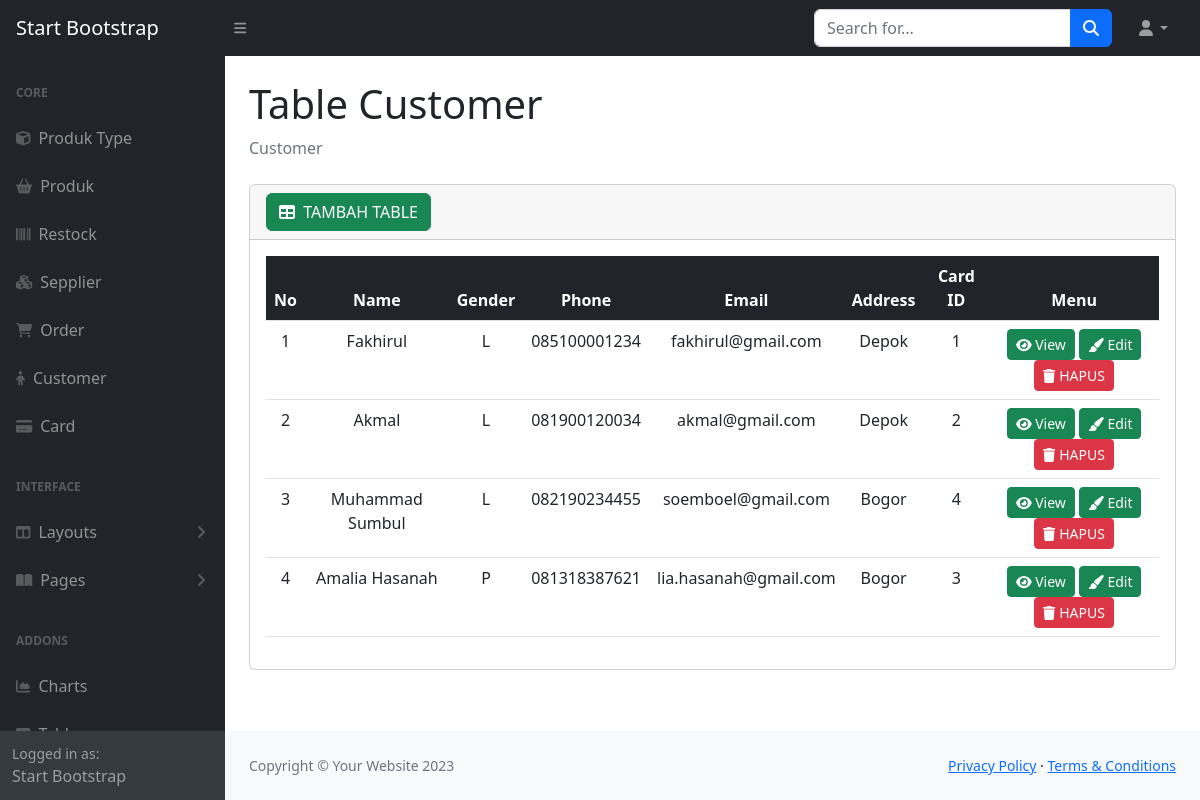
The page /halaman_belakang/customer.php on the database its author committed.
### tables this page shows
CREATE TABLE `customer` (
  `id` int(11) NOT NULL,
  `name` varchar(45) DEFAULT NULL,
  `gender` enum('L','P') DEFAULT NULL,
  `phone` varchar(45) DEFAULT NULL,
  `email` varchar(45) DEFAULT NULL,
  `address` longtext DEFAULT NULL,
  `card_id` int(11) NOT NULL
);

### halaman_belakang/customer.php (the view, shortened to what this page needs)
<?php
include '../databases/koneksi.php';
$query = "SELECT * FROM `customer`";
$sql = mysqli_query($koneksi, $query);
?>
<!DOCTYPE html>
<html lang="en">
<head>
    <link href="https://cdn.jsdelivr.net/npm/simple-datatables@7.1.2/dist/style.min.css" rel="stylesheet" />
    <link href="css/styles.css" rel="stylesheet" />
</head>
<body class="sb-nav-fixed">
    <nav class="sb-topnav navbar navbar-expand navbar-dark bg-dark">
        <a class="navbar-brand ps-3" href="index.html">Start Bootstrap</a>
        <button class="btn btn-link btn-sm order-1 order-lg-0 me-4 me-lg-0" id="sidebarToggle" href="#!"><i class="fas fa-bars"></i></button>
        <form class="d-none d-md-inline-block form-inline ms-auto me-0 me-md-3 my-2 my-md-0">
            <div class="input-group">
                <input class="form-control" type="text" placeholder="Search for..." aria-label="Search for..." aria-describedby="btnNavbarSearch" />
                <button class="btn btn-primary" id="btnNavbarSearch" type="button"><i class="fas fa-search"></i></button>
            </div>
        </form>
        <ul class="navbar-nav ms-auto ms-md-0 me-3 me-lg-4">
            <li class="nav-item dropdown">
                <a class="nav-link dropdown-toggle" id="navbarDropdown" href="#" role="button" data-bs-toggle="dropdown" aria-expanded="false"><i class="fas fa-user fa-fw"></i></a>
            </li>
        </ul>
    </nav>
    <div id="layoutSidenav">
        <div id="layoutSidenav_nav">
            <nav class="sb-sidenav accordion sb-sidenav-dark" id="sidenavAccordion">
                <div class="sb-sidenav-menu">
                    <div class="nav">
                        <div class="sb-sidenav-menu-heading">Core</div>
                        <a class="nav-link" href="produk_type.php">
                            <div class="sb-nav-link-icon"><i class="fa fa-cube" aria-hidden="true"></i></div>
                            Produk Type
                        </a>
                        <a class="nav-link" href="produk_table.php">
                            <div class="sb-nav-link-icon"><i class="fa fa-shopping-basket" aria-hidden="true"></i></div>
                            Produk
                        </a>
                        <a class="nav-link" href="restock.php">
                            <div class="sb-nav-link-icon"><i class="fa fa-barcode" aria-hidden="true"></i></div>
                            Restock
                        </a>
                        <a class="nav-link" href="supplier.php">
                            <div class="sb-nav-link-icon"><i class="fa fa-cubes" aria-hidden="true"></i></div>
                            Sepplier
                        </a>
                        <a class="nav-link" href="order.php">
                            <div class="sb-nav-link-icon"><i class="fa fa-shopping-cart" aria-hidden="true"></i></div>
                            Order
                        </a>
                        <a class="nav-link" href="customer.php">
                            <div class="sb-nav-link-icon"><i class="fa fa-child" aria-hidden="true"></i></div>
                            Customer
                        </a>
                        <a class="nav-link" href="card.php">
                            <div class="sb-nav-link-icon"><i class="fa fa-credit-card-alt" aria-hidden="true"></i></div>
                            Card
                        </a>
                        <div class="sb-sidenav-menu-heading">Interface</div>
                        <a class="nav-link collapsed" href="#" data-bs-toggle="collapse" data-bs-target="#collapseLayouts" aria-expanded="false" aria-controls="collapseLayouts">
                            <div class="sb-nav-link-icon"><i class="fas fa-columns"></i></div>
                            Layouts
                            <div class="sb-sidenav-collapse-arrow"><i class="fas fa-angle-down"></i></div>
                        </a>
                        <a class="nav-link collapsed" href="#" data-bs-toggle="collapse" data-bs-target="#collapsePages" aria-expanded="false" aria-controls="collapsePages">
                            <div class="sb-nav-link-icon"><i class="fas fa-book-open"></i></div>
                            Pages
                            <div class="sb-sidenav-collapse-arrow"><i class="fas fa-angle-down"></i></div>
                        </a>
                        <div class="sb-sidenav-menu-heading">Addons</div>
                        <a class="nav-link" href="charts.html">
                            <div class="sb-nav-link-icon"><i class="fas fa-chart-area"></i></div>
                            Charts
                        </a>
                        <a class="nav-link" href="tables.html">
                            <div class="sb-nav-link-icon"><i class="fas fa-table"></i></div>
                        </a>
                    </div>
                </div>
                <div class="sb-sidenav-footer">
                    <div class="small">Logged in as:</div>
                    Start Bootstrap
                </div>
            </nav>
        </div>
        <div id="layoutSidenav_content">
            <main>
                <div class="container-fluid px-4">
                    <h1 class="mt-4">Table Customer</h1>
                    <ol class="breadcrumb mb-4">
                        <li class="breadcrumb-item active">Customer</li>
                    </ol>
                    <div class="card mb-4">
                        <div class="card-header">
                            <a href="tambah_cus/tambah_cus.php" class="btn btn-success"><i class="fas fa-table me-1"></i>
                                TAMBAH TABLE</a>
                        </div>
                        <div class="card-body">
                            <table class="table table-border table-hover">
                                <thead class="bg-dark text-white text-center">
                                    <tr>
                                        <th>No</th>
                                        <th>Name</th>
                                        <th>Gender</th>
                                        <th>Phone</th>
                                        <th>Email</th>
                                        <th>Address</th>
                                        <th>Card ID</th>
                                        <th>Menu</th>
                                    </tr>
                                </thead>
                                <tbody class="text-center">
                                    <?php
                                    $nomor = 1;
                                    while ($tabel = mysqli_fetch_assoc($sql)) {
                                    ?>
                                        <tr>
                                            <td><?= $nomor ?></td>
                                            <td><?= $tabel['name'] ?></td>
                                            <td><?= $tabel['gender'] ?></td>
                                            <td><?= $tabel['phone'] ?></td>
                                            <td><?= $tabel['email'] ?></td>
                                            <td><?= $tabel['address'] ?></td>
                                            <td><?= $tabel['card_id'] ?></td>
                                            <td>
                                                <a href="tambah_cus/view.php?view=<?= $tabel['id'] ?>"" type=" button" class="btn btn-success btn-sm">
                                                    <i class="fa fa-eye" aria-hidden="true"></i>
                                                    View
                                                </a>
                                                <a href="tambah_cus/tambah_cus.php?edit=<?= $tabel['id'] ?>" type="button" class="btn btn-success btn-sm">
                                                <i class="fa fa-paint-brush" aria-hidden="true"></i>
                                                Edit</a>
                                                <a href="tambah_cus/proses_cus.php?hapus=<?= $tabel['id'] ?>" type="button" class="btn btn-danger btn-sm" onClick="return confirm('apakah anda yakin ingin menghapus data???')">
                                                    <i class="fa fa-trash"></i>
                                                    HAPUS
                                                </a>
                                            </td>
                                        </tr>
                                    <?php
                                        $nomor++;
                                    }
                                    ?>
                                </tbody>
                            </table>
                        </div>
                    </div>
                </div>
            </main>
            <footer class="py-4 bg-light mt-auto">
                <div class="container-fluid px-4">
                    <div class="d-flex align-items-center justify-content-between small">
                        <div class="text-muted">Copyright &copy; Your Website 2023</div>
                        <div>
                            <a href="#">Privacy Policy</a>
                            &middot;
                            <a href="#">Terms &amp; Conditions</a>
                        </div>
                    </div>
                </div>
            </footer>
        </div>
    </div>
</body>
</html>

### rows shown on the page
customer: name "Fakhirul", gender "L", phone "085100001234", email "fakhirul@gmail.com", address "Depok", card "1"
customer: name "Akmal", gender "L", phone "081900120034", email "akmal@gmail.com", address "Depok", card "2"
customer: name "Muhammad Sumbul", gender "L", phone "082190234455", email "soemboel@gmail.com", address "Bogor", card "4"
customer: name "Amalia Hasanah", gender "P", phone "081318387621", email "lia.hasanah@gmail.com", address "Bogor", card "3"
